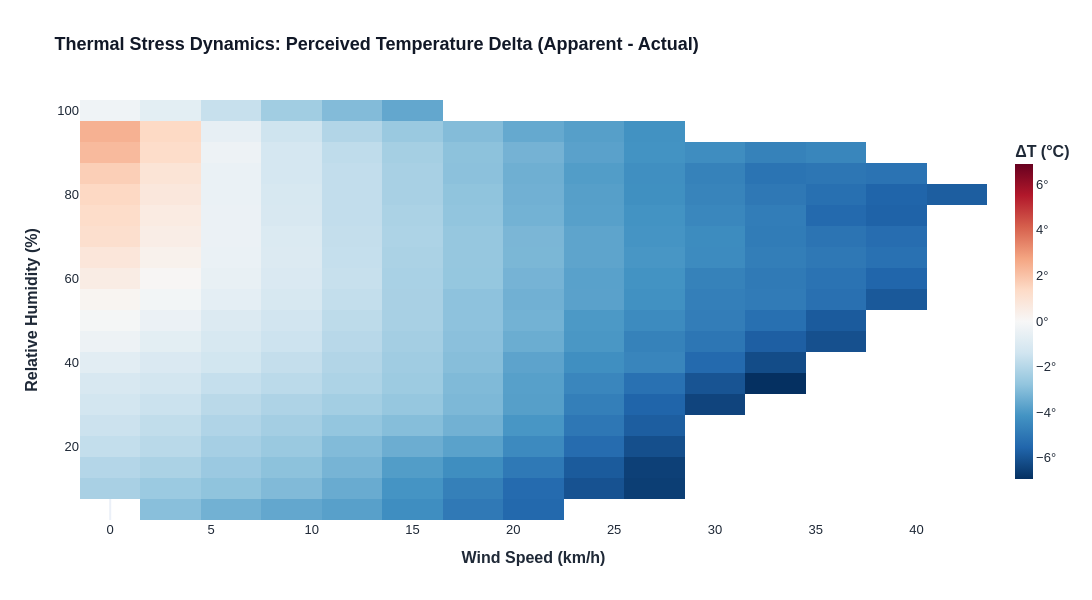

Source (notebook cell):
### Code cell
# 2. Render Diverging Heatmap in Light Mode
fig_surface = px.imshow(
    pivot_surface,
    labels=dict(x="Wind Speed (km/h)", y="Relative Humidity (%)", color="ΔT (°C)"),
    x=pivot_surface.columns,
    y=pivot_surface.index,
    color_continuous_scale="RdBu_r", # Blue = Wind Chill, White = Neutral, Red = Heat Stress
    color_continuous_midpoint=0.0,
    origin="lower",
    aspect="auto",
    title="<b>Thermal Stress Dynamics: Perceived Temperature Delta (Apparent - Actual)</b>"
)

fig_surface.update_layout(
    template="plotly_white",
    width=1150,
    height=600,
    font=dict(family="Arial, sans-serif", size=13, color="#1f2937"),
    title_font=dict(size=18, color="#111827"),
    xaxis=dict(title="<b>Wind Speed (km/h)</b>", showgrid=False),
    yaxis=dict(title="<b>Relative Humidity (%)</b>", showgrid=False),
    coloraxis_colorbar=dict(
        title="<b>ΔT (°C)</b>",
        ticksuffix="°",
        thickness=18,
        len=0.85
    )
)

config = {
    "toImageButtonOptions": {"format": "png", "filename": "thermal_stress_surface", "scale": 3},
    "responsive": True,
    "scrollZoom": True
}

fig_surface.show(config=config)

### Figure 1 — Plotly figure (JSON) as saved in the notebook; plotly's stock layout.template omitted (floating-point values rounded to 4 significant figures; data arrays with more than 128 entries replaced by an {"elided": "..."} marker saying what was removed)
{"data": [{"coloraxis": "coloraxis", "hovertemplate": "Wind Speed (km/h): %{x}<br>Relative Humidity (%): %{y}<br>ΔT (°C): %{z}<extra></extra>", "name": "0", "type": "heatmap", "x": [0.0, 3.0, 6.0, 9.0, 12.0, 15.0, 18.0, 21.0, 24.0, 27.0, 30.0, 33.0, 36.0, 39.0, 42.0], "xaxis": "x", "y": [5.0, 10.0, 15.0, 20.0, 25.0, 30.0, 35.0, 40.0, 45.0, 50.0, 55.0, 60.0, 65.0, 70.0, 75.0, 80.0, 85.0, 90.0, 95.0, 100.0], "yaxis": "y", "z": {"elided": "20x15 float values"}}], "layout": {"coloraxis": {"autocolorscale": false, "cmid": 0, "colorbar": {"len": 0.85, "thickness": 18, "ticksuffix": "°", "title": {"text": "<b>ΔT (°C)</b>"}}, "colorscale": [[0, "rgb(5,48,97)"], [0.1, "rgb(33,102,172)"], [0.2, "rgb(67,147,195)"], [0.3, "rgb(146,197,222)"], [0.4, "rgb(209,229,240)"], [0.5, "rgb(247,247,247)"], [0.6, "rgb(253,219,199)"], [0.7, "rgb(244,165,130)"], [0.8, "rgb(214,96,77)"], [0.9, "rgb(178,24,43)"], [1, "rgb(103,0,31)"]]}, "font": {"color": "#1f2937", "family": "Arial, sans-serif", "size": 13}, "height": 600, "title": {"font": {"color": "#111827", "size": 18}, "text": "<b>Thermal Stress Dynamics: Perceived Temperature Delta (Apparent - Actual)</b>"}, "width": 1150, "xaxis": {"anchor": "y", "domain": [0, 1], "showgrid": false, "title": {"text": "<b>Wind Speed (km/h)</b>"}}, "yaxis": {"anchor": "x", "autorange": true, "domain": [0, 1], "showgrid": false, "title": {"text": "<b>Relative Humidity (%)</b>"}}}}
